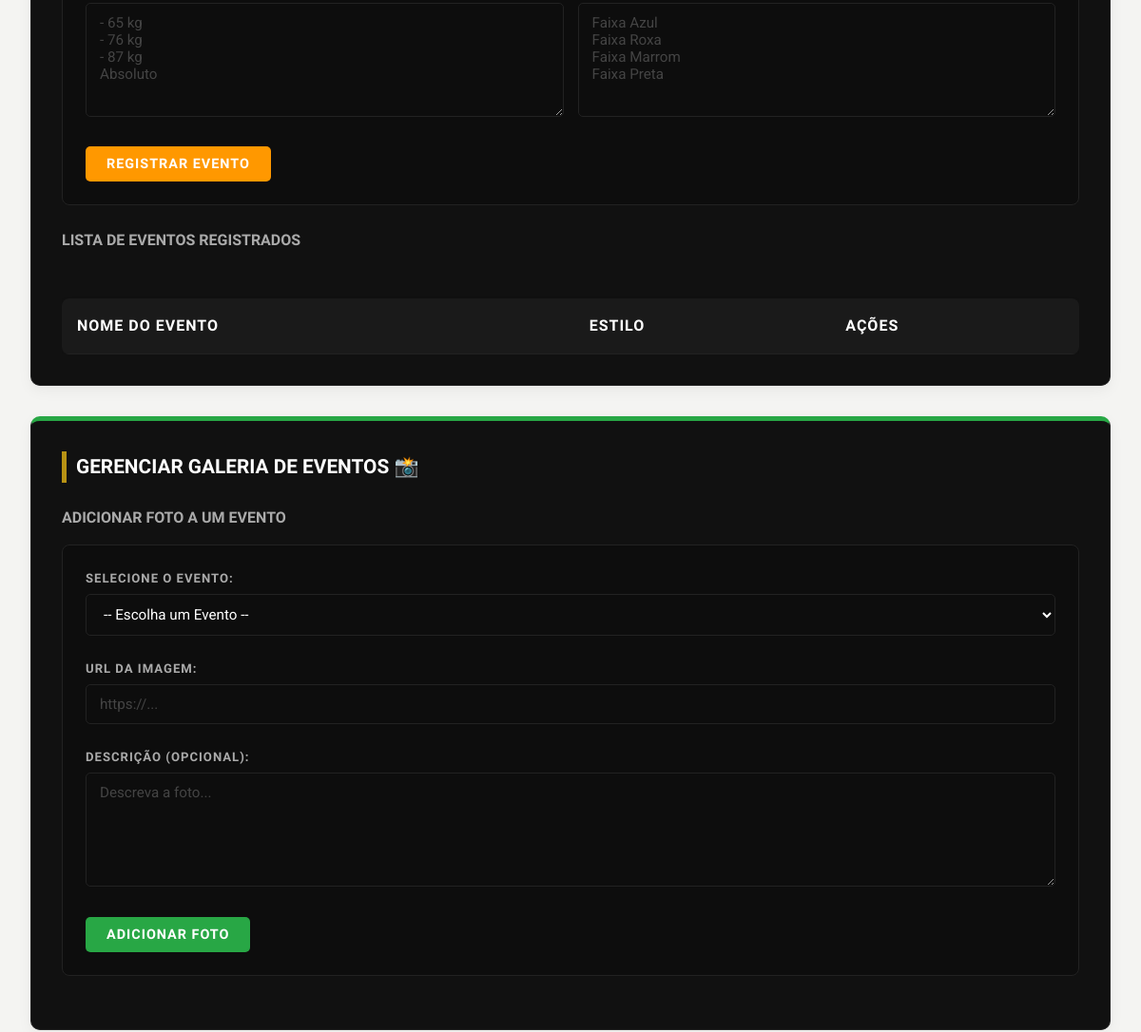
The page /admin.php (signed in, middle part) on the database as committed earlier.
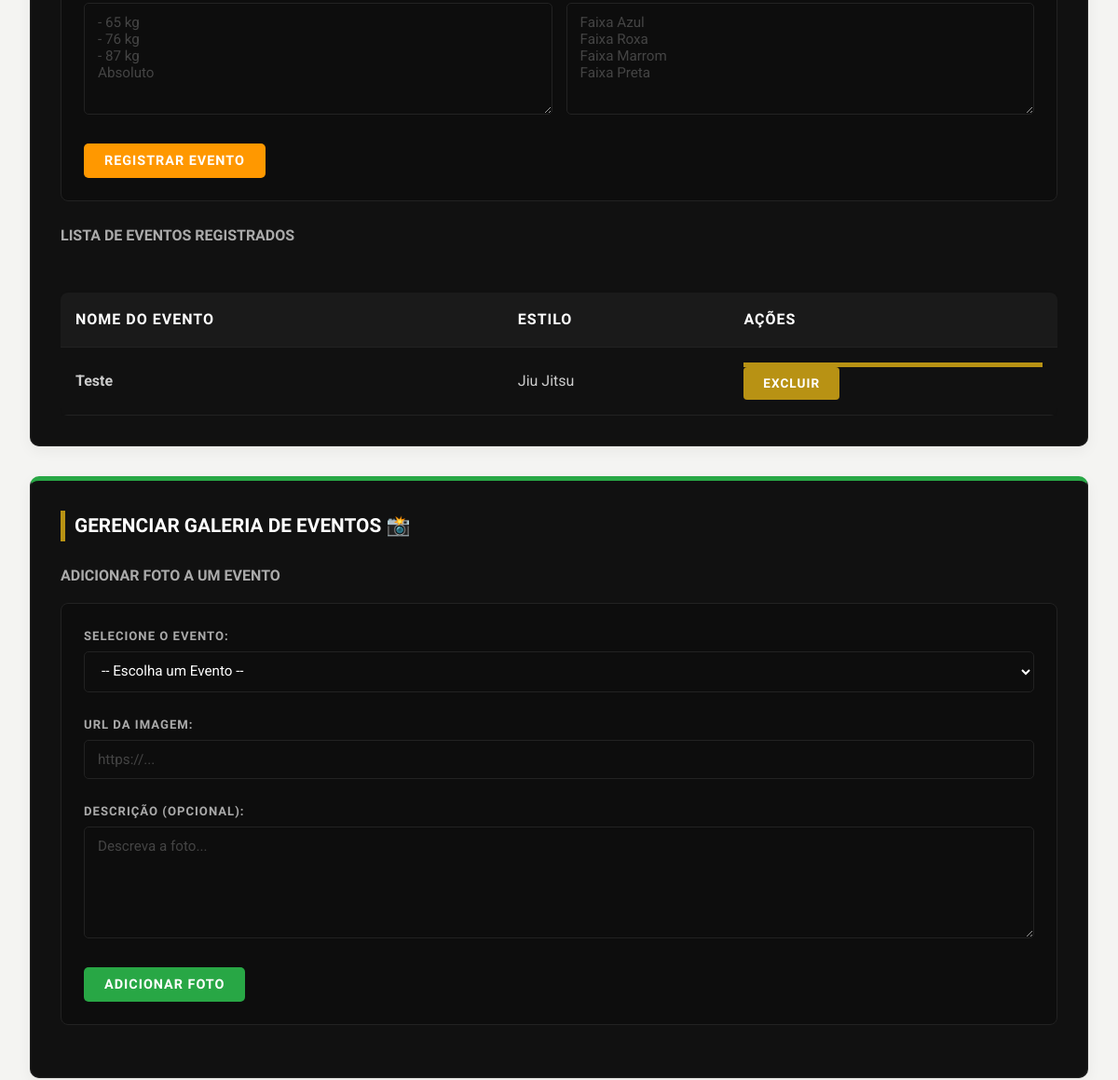
The same page on the database as committed later.
### tables this page shows
CREATE TABLE events (
    id INTEGER PRIMARY KEY AUTOINCREMENT,
    name TEXT NOT NULL,
    martial_art_type TEXT NOT NULL,
    description TEXT,
    rules TEXT,
    weight_classes TEXT,
    belt_ranks TEXT
, avatar TEXT, federation TEXT, poster TEXT, age_categories TEXT);

### admin.php (the view, shortened to what this page needs)
<?php
include 'header.php';
$db = new SQLite3('academies.db');
$query_create_events = "CREATE TABLE IF NOT EXISTS events (
    id INTEGER PRIMARY KEY AUTOINCREMENT,
    name TEXT NOT NULL,
    martial_art_type TEXT NOT NULL,
    description TEXT,
    rules TEXT,
    weight_classes TEXT,
    belt_ranks TEXT
)";
$db->exec($query_create_events);
$events = $db->query("SELECT * FROM events ORDER BY id DESC");
?>
<main>
    <div class="admin-section section-events" style="border-top: 5px solid #ff9800;">
        <form method="POST" class="admin-form-inner">
            <div style="display: grid; grid-template-columns: 1fr 1fr; gap: 15px;">
                <div class="form-group">
                    <textarea name="weight_classes" rows="5" placeholder="- 65 kg&#10;- 76 kg&#10;- 87 kg&#10;Absoluto"></textarea>
                </div>
                <div class="form-group">
                    <textarea name="belt_ranks" rows="5" placeholder="Faixa Azul&#10;Faixa Roxa&#10;Faixa Marrom&#10;Faixa Preta"></textarea>
                </div>
            </div>
            <button type="submit" name="add_event" class="btn-admin" style="background: #ff9800;">Registrar Evento</button>
        </form>
        <h3>Lista de Eventos Registrados</h3>
        <div style="overflow-x: auto;">
            <table class="table">
                <thead>
                    <tr>
                        <th>Nome do Evento</th>
                        <th>Estilo</th>
                        <th>Ações</th>
                    </tr>
                </thead>
                <tbody>
                    <?php while ($event = $events->fetchArray(SQLITE3_ASSOC)): ?>
                        <tr>
                            <td><strong><?php echo htmlspecialchars($event['name']); ?></strong></td>
                            <td><?php echo htmlspecialchars($event['martial_art_type']); ?></td>
                            <td>
                                <form method="POST" class="form-inline">
                                    <button type="submit" name="delete_event" class="btn-text-danger" onclick="return confirm('Apagar este torneio definitivamente?')">Excluir</button>
                                </form>
                            </td>
                        </tr>
                    <?php endwhile; ?>
                </tbody>
            </table>
        </div>
    </div>
    <div class="admin-section section-gallery" style="border-top: 5px solid #28a745;">
        <h2>Gerenciar Galeria de Eventos 📸</h2>
        <h3>Adicionar Foto a um Evento</h3>
        <form method="POST" class="admin-form-inner">
            <div class="form-group">
                <label>Selecione o Evento:</label>
                <select name="gallery_event_id" required>
                    <option value="">-- Escolha um Evento --</option>
                </select>
            </div>
            <div class="form-group">
                <label>URL da Imagem:</label>
                <input type="text" name="gallery_image_url" placeholder="https://..." required>
            </div>
            <div class="form-group">
                <label>Descrição (Opcional):</label>
                <textarea name="gallery_description" rows="2" placeholder="Descreva a foto..."></textarea>
            </div>
            <button type="submit" name="add_event_gallery" class="btn-admin" style="background: #28a745;">Adicionar Foto</button>
        </form>
    </div>
</main>
<?php
include 'footer.php';
?>

Rows that differ between the two databases and show on the page:
added events: name "Teste", martial_art_type "Jiu Jitsu"
